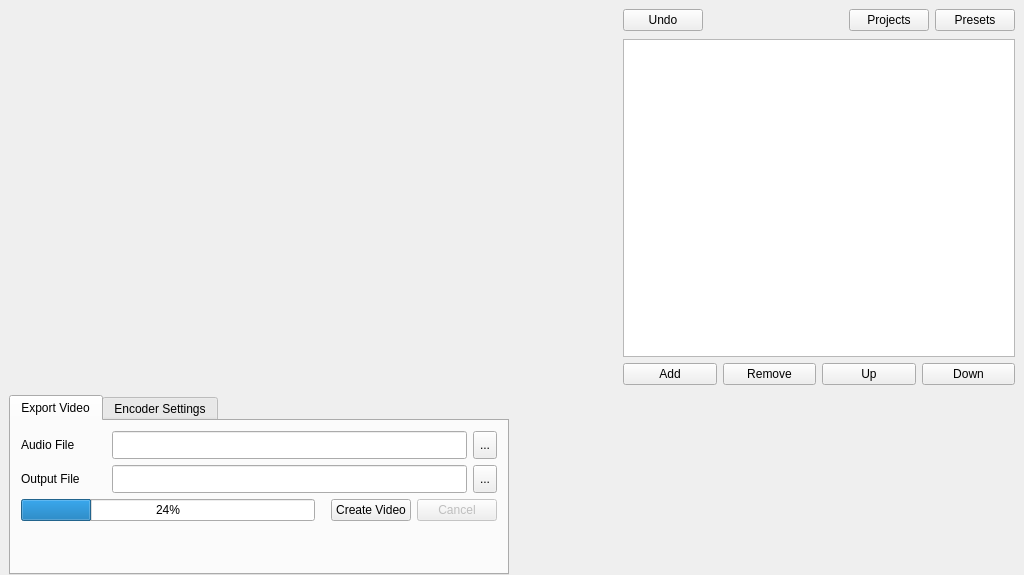
<?xml version="1.0" encoding="UTF-8"?>
<ui version="4.0">
 <class>MainWindow</class>
 <widget class="QMainWindow" name="MainWindow">
  <property name="geometry">
   <rect>
    <x>0</x>
    <y>0</y>
    <width>1008</width>
    <height>575</height>
   </rect>
  </property>
  <property name="sizePolicy">
   <sizepolicy hsizetype="Preferred" vsizetype="Preferred">
    <horstretch>0</horstretch>
    <verstretch>0</verstretch>
   </sizepolicy>
  </property>
  <property name="minimumSize">
   <size>
    <width>0</width>
    <height>0</height>
   </size>
  </property>
  <property name="focusPolicy">
   <enum>Qt::FocusPolicy::StrongFocus</enum>
  </property>
  <property name="windowTitle">
   <string>MainWindow</string>
  </property>
  <widget class="QWidget" name="centralwidget">
   <property name="sizePolicy">
    <sizepolicy hsizetype="Preferred" vsizetype="Preferred">
     <horstretch>0</horstretch>
     <verstretch>0</verstretch>
    </sizepolicy>
   </property>
   <property name="autoFillBackground">
    <bool>false</bool>
   </property>
   <layout class="QVBoxLayout" name="verticalLayout">
    <property name="leftMargin">
     <number>9</number>
    </property>
    <property name="bottomMargin">
     <number>0</number>
    </property>
    <item>
     <layout class="QHBoxLayout" name="horizontalLayout">
      <item>
       <spacer name="verticalSpacer_2">
        <property name="orientation">
         <enum>Qt::Orientation::Vertical</enum>
        </property>
        <property name="sizeType">
         <enum>QSizePolicy::Policy::MinimumExpanding</enum>
        </property>
        <property name="sizeHint" stdset="0">
         <size>
          <width>0</width>
          <height>360</height>
         </size>
        </property>
       </spacer>
      </item>
      <item>
       <layout class="QVBoxLayout" name="verticalLayout_previewWrapper">
        <property name="sizeConstraint">
         <enum>QLayout::SizeConstraint::SetDefaultConstraint</enum>
        </property>
        <property name="topMargin">
         <number>0</number>
        </property>
        <item>
         <spacer name="horizontalSpacer_previewSpacer">
          <property name="orientation">
           <enum>Qt::Orientation::Horizontal</enum>
          </property>
          <property name="sizeType">
           <enum>QSizePolicy::Policy::MinimumExpanding</enum>
          </property>
          <property name="sizeHint" stdset="0">
           <size>
            <width>420</width>
            <height>0</height>
           </size>
          </property>
         </spacer>
        </item>
       </layout>
      </item>
      <item>
       <layout class="QVBoxLayout" name="verticalLayout_3">
        <property name="sizeConstraint">
         <enum>QLayout::SizeConstraint::SetMinimumSize</enum>
        </property>
        <property name="leftMargin">
         <number>3</number>
        </property>
        <item>
         <layout class="QVBoxLayout" name="verticalLayout_4">
          <property name="sizeConstraint">
           <enum>QLayout::SizeConstraint::SetMinimumSize</enum>
          </property>
          <property name="leftMargin">
           <number>3</number>
          </property>
          <item>
           <layout class="QHBoxLayout" name="horizontalLayout_16">
            <property name="sizeConstraint">
             <enum>QLayout::SizeConstraint::SetMinimumSize</enum>
            </property>
            <item>
             <widget class="QPushButton" name="pushButton_undo">
              <property name="text">
               <string>Undo</string>
              </property>
             </widget>
            </item>
            <item>
             <spacer name="horizontalSpacer_6">
              <property name="orientation">
               <enum>Qt::Orientation::Horizontal</enum>
              </property>
              <property name="sizeType">
               <enum>QSizePolicy::Policy::Fixed</enum>
              </property>
              <property name="sizeHint" stdset="0">
               <size>
                <width>140</width>
                <height>20</height>
               </size>
              </property>
             </spacer>
            </item>
            <item>
             <widget class="QPushButton" name="pushButton_projects">
              <property name="text">
               <string>Projects</string>
              </property>
             </widget>
            </item>
            <item>
             <widget class="QPushButton" name="pushButton_presets">
              <property name="text">
               <string>Presets</string>
              </property>
             </widget>
            </item>
           </layout>
          </item>
          <item>
           <spacer name="verticalSpacer">
            <property name="orientation">
             <enum>Qt::Orientation::Horizontal</enum>
            </property>
            <property name="sizeType">
             <enum>QSizePolicy::Policy::Minimum</enum>
            </property>
            <property name="sizeHint" stdset="0">
             <size>
              <width>20</width>
              <height>2</height>
             </size>
            </property>
           </spacer>
          </item>
          <item>
           <widget class="QListWidget" name="listWidget_componentList">
            <property name="sizePolicy">
             <sizepolicy hsizetype="Minimum" vsizetype="Expanding">
              <horstretch>0</horstretch>
              <verstretch>0</verstretch>
             </sizepolicy>
            </property>
            <property name="minimumSize">
             <size>
              <width>0</width>
              <height>0</height>
             </size>
            </property>
            <property name="maximumSize">
             <size>
              <width>16777215</width>
              <height>16777215</height>
             </size>
            </property>
            <property name="acceptDrops">
             <bool>true</bool>
            </property>
            <property name="frameShape">
             <enum>QFrame::Shape::StyledPanel</enum>
            </property>
            <property name="frameShadow">
             <enum>QFrame::Shadow::Sunken</enum>
            </property>
            <property name="lineWidth">
             <number>1</number>
            </property>
            <property name="tabKeyNavigation">
             <bool>true</bool>
            </property>
            <property name="dragEnabled">
             <bool>true</bool>
            </property>
            <property name="dragDropOverwriteMode">
             <bool>false</bool>
            </property>
            <property name="dragDropMode">
             <enum>QAbstractItemView::DragDropMode::InternalMove</enum>
            </property>
            <property name="defaultDropAction">
             <enum>Qt::DropAction::MoveAction</enum>
            </property>
           </widget>
          </item>
          <item>
           <layout class="QHBoxLayout" name="horizontalLayout_14">
            <item>
             <widget class="QPushButton" name="pushButton_addComponent">
              <property name="text">
               <string>Add</string>
              </property>
             </widget>
            </item>
            <item>
             <widget class="QPushButton" name="pushButton_removeComponent">
              <property name="text">
               <string>Remove</string>
              </property>
             </widget>
            </item>
            <item>
             <widget class="QPushButton" name="pushButton_listMoveUp">
              <property name="text">
               <string>Up</string>
              </property>
             </widget>
            </item>
            <item>
             <widget class="QPushButton" name="pushButton_listMoveDown">
              <property name="text">
               <string>Down</string>
              </property>
             </widget>
            </item>
           </layout>
          </item>
         </layout>
        </item>
        <item>
         <layout class="QHBoxLayout" name="horizontalLayout_7">
          <property name="leftMargin">
           <number>4</number>
          </property>
          <property name="rightMargin">
           <number>2</number>
          </property>
         </layout>
        </item>
       </layout>
      </item>
     </layout>
    </item>
    <item>
     <layout class="QHBoxLayout" name="horizontalLayout_2">
      <property name="sizeConstraint">
       <enum>QLayout::SizeConstraint::SetFixedSize</enum>
      </property>
      <property name="topMargin">
       <number>4</number>
      </property>
      <property name="rightMargin">
       <number>0</number>
      </property>
      <item>
       <widget class="QTabWidget" name="tabWidget">
        <property name="sizePolicy">
         <sizepolicy hsizetype="MinimumExpanding" vsizetype="Fixed">
          <horstretch>0</horstretch>
          <verstretch>0</verstretch>
         </sizepolicy>
        </property>
        <property name="minimumSize">
         <size>
          <width>500</width>
          <height>0</height>
         </size>
        </property>
        <property name="maximumSize">
         <size>
          <width>16777215</width>
          <height>180</height>
         </size>
        </property>
        <property name="tabPosition">
         <enum>QTabWidget::TabPosition::North</enum>
        </property>
        <property name="tabShape">
         <enum>QTabWidget::TabShape::Rounded</enum>
        </property>
        <property name="currentIndex">
         <number>0</number>
        </property>
        <widget class="QWidget" name="tab_exportVideo">
         <attribute name="title">
          <string>Export Video</string>
         </attribute>
         <layout class="QVBoxLayout" name="verticalLayout_10">
          <property name="margin" stdset="0">
           <number>10</number>
          </property>
          <item>
           <layout class="QHBoxLayout" name="horizontalLayout_4" stretch="0,0,0">
            <property name="topMargin">
             <number>0</number>
            </property>
            <item>
             <widget class="QLabel" name="label_audioFile">
              <property name="sizePolicy">
               <sizepolicy hsizetype="Fixed" vsizetype="Preferred">
                <horstretch>0</horstretch>
                <verstretch>0</verstretch>
               </sizepolicy>
              </property>
              <property name="minimumSize">
               <size>
                <width>85</width>
                <height>0</height>
               </size>
              </property>
              <property name="maximumSize">
               <size>
                <width>80</width>
                <height>16777215</height>
               </size>
              </property>
              <property name="baseSize">
               <size>
                <width>80</width>
                <height>0</height>
               </size>
              </property>
              <property name="text">
               <string>Audio File</string>
              </property>
              <property name="alignment">
               <set>Qt::AlignmentFlag::AlignLeading|Qt::AlignmentFlag::AlignLeft|Qt::AlignmentFlag::AlignVCenter</set>
              </property>
             </widget>
            </item>
            <item>
             <widget class="QLineEdit" name="lineEdit_audioFile">
              <property name="sizePolicy">
               <sizepolicy hsizetype="MinimumExpanding" vsizetype="Fixed">
                <horstretch>0</horstretch>
                <verstretch>0</verstretch>
               </sizepolicy>
              </property>
              <property name="minimumSize">
               <size>
                <width>0</width>
                <height>28</height>
               </size>
              </property>
              <property name="maximumSize">
               <size>
                <width>16777215</width>
                <height>28</height>
               </size>
              </property>
              <property name="baseSize">
               <size>
                <width>0</width>
                <height>0</height>
               </size>
              </property>
             </widget>
            </item>
            <item>
             <widget class="QToolButton" name="toolButton_selectAudioFile">
              <property name="minimumSize">
               <size>
                <width>0</width>
                <height>28</height>
               </size>
              </property>
              <property name="maximumSize">
               <size>
                <width>16777215</width>
                <height>28</height>
               </size>
              </property>
              <property name="text">
               <string>...</string>
              </property>
             </widget>
            </item>
           </layout>
          </item>
          <item>
           <layout class="QHBoxLayout" name="horizontalLayout_6">
            <item>
             <widget class="QLabel" name="label_outputFile">
              <property name="sizePolicy">
               <sizepolicy hsizetype="Fixed" vsizetype="Preferred">
                <horstretch>0</horstretch>
                <verstretch>0</verstretch>
               </sizepolicy>
              </property>
              <property name="minimumSize">
               <size>
                <width>85</width>
                <height>0</height>
               </size>
              </property>
              <property name="baseSize">
               <size>
                <width>0</width>
                <height>0</height>
               </size>
              </property>
              <property name="text">
               <string>Output File</string>
              </property>
              <property name="alignment">
               <set>Qt::AlignmentFlag::AlignLeading|Qt::AlignmentFlag::AlignLeft|Qt::AlignmentFlag::AlignVCenter</set>
              </property>
             </widget>
            </item>
            <item>
             <widget class="QLineEdit" name="lineEdit_outputFile">
              <property name="sizePolicy">
               <sizepolicy hsizetype="Minimum" vsizetype="Fixed">
                <horstretch>0</horstretch>
                <verstretch>0</verstretch>
               </sizepolicy>
              </property>
              <property name="minimumSize">
               <size>
                <width>0</width>
                <height>28</height>
               </size>
              </property>
              <property name="maximumSize">
               <size>
                <width>16777215</width>
                <height>28</height>
               </size>
              </property>
             </widget>
            </item>
            <item>
             <widget class="QToolButton" name="toolButton_selectOutputFile">
              <property name="minimumSize">
               <size>
                <width>0</width>
                <height>28</height>
               </size>
              </property>
              <property name="maximumSize">
               <size>
                <width>16777215</width>
                <height>28</height>
               </size>
              </property>
              <property name="text">
               <string>...</string>
              </property>
             </widget>
            </item>
           </layout>
          </item>
          <item>
           <layout class="QHBoxLayout" name="horizontalLayout_3" stretch="0,0,0,0">
            <property name="margin" stdset="0">
             <number>0</number>
            </property>
            <item>
             <widget class="QProgressBar" name="progressBar_createVideo">
              <property name="minimumSize">
               <size>
                <width>0</width>
                <height>0</height>
               </size>
              </property>
              <property name="value">
               <number>24</number>
              </property>
             </widget>
            </item>
            <item>
             <spacer name="horizontalSpacer">
              <property name="orientation">
               <enum>Qt::Orientation::Horizontal</enum>
              </property>
              <property name="sizeType">
               <enum>QSizePolicy::Policy::Minimum</enum>
              </property>
              <property name="sizeHint" stdset="0">
               <size>
                <width>10</width>
                <height>20</height>
               </size>
              </property>
             </spacer>
            </item>
            <item>
             <widget class="QPushButton" name="pushButton_createVideo">
              <property name="text">
               <string>Create Video</string>
              </property>
             </widget>
            </item>
            <item>
             <widget class="QPushButton" name="pushButton_Cancel">
              <property name="enabled">
               <bool>false</bool>
              </property>
              <property name="text">
               <string>Cancel</string>
              </property>
             </widget>
            </item>
           </layout>
          </item>
          <item>
           <layout class="QHBoxLayout" name="horizontalLayout_5">
            <item>
             <widget class="QLabel" name="progressLabel">
              <property name="text">
               <string/>
              </property>
              <property name="alignment">
               <set>Qt::AlignmentFlag::AlignRight|Qt::AlignmentFlag::AlignTrailing|Qt::AlignmentFlag::AlignVCenter</set>
              </property>
             </widget>
            </item>
           </layout>
          </item>
         </layout>
         <zorder></zorder>
         <zorder></zorder>
         <zorder>horizontalLayoutWidget</zorder>
         <zorder></zorder>
        </widget>
        <widget class="QWidget" name="tab_encoderSettings">
         <attribute name="title">
          <string>Encoder Settings</string>
         </attribute>
         <layout class="QVBoxLayout" name="verticalLayout_9">
          <property name="margin" stdset="0">
           <number>10</number>
          </property>
          <item>
           <layout class="QHBoxLayout" name="horizontalLayout_13">
            <item>
             <widget class="QLabel" name="label_videoFormat">
              <property name="sizePolicy">
               <sizepolicy hsizetype="Fixed" vsizetype="Preferred">
                <horstretch>0</horstretch>
                <verstretch>0</verstretch>
               </sizepolicy>
              </property>
              <property name="minimumSize">
               <size>
                <width>85</width>
                <height>0</height>
               </size>
              </property>
              <property name="text">
               <string>Container</string>
              </property>
             </widget>
            </item>
            <item>
             <widget class="QComboBox" name="comboBox_videoContainer">
              <property name="minimumSize">
               <size>
                <width>150</width>
                <height>0</height>
               </size>
              </property>
             </widget>
            </item>
            <item>
             <spacer name="horizontalSpacer_5">
              <property name="orientation">
               <enum>Qt::Orientation::Horizontal</enum>
              </property>
              <property name="sizeType">
               <enum>QSizePolicy::Policy::Minimum</enum>
              </property>
              <property name="sizeHint" stdset="0">
               <size>
                <width>5</width>
                <height>5</height>
               </size>
              </property>
             </spacer>
            </item>
            <item>
             <widget class="QLabel" name="label_videoPreset">
              <property name="sizePolicy">
               <sizepolicy hsizetype="Fixed" vsizetype="Preferred">
                <horstretch>0</horstretch>
                <verstretch>0</verstretch>
               </sizepolicy>
              </property>
              <property name="text">
               <string>Resolution</string>
              </property>
             </widget>
            </item>
            <item>
             <widget class="QComboBox" name="comboBox_resolution">
              <property name="sizePolicy">
               <sizepolicy hsizetype="Expanding" vsizetype="Fixed">
                <horstretch>0</horstretch>
                <verstretch>0</verstretch>
               </sizepolicy>
              </property>
              <property name="minimumSize">
               <size>
                <width>0</width>
                <height>0</height>
               </size>
              </property>
             </widget>
            </item>
           </layout>
          </item>
          <item>
           <layout class="QHBoxLayout" name="horizontalLayout_10">
            <item>
             <widget class="QLabel" name="label_videoCodec">
              <property name="sizePolicy">
               <sizepolicy hsizetype="Fixed" vsizetype="Preferred">
                <horstretch>0</horstretch>
                <verstretch>0</verstretch>
               </sizepolicy>
              </property>
              <property name="minimumSize">
               <size>
                <width>85</width>
                <height>0</height>
               </size>
              </property>
              <property name="text">
               <string>Video Codec</string>
              </property>
             </widget>
            </item>
            <item>
             <widget class="QComboBox" name="comboBox_videoCodec">
              <property name="minimumSize">
               <size>
                <width>150</width>
                <height>0</height>
               </size>
              </property>
             </widget>
            </item>
            <item>
             <spacer name="horizontalSpacer_4">
              <property name="orientation">
               <enum>Qt::Orientation::Horizontal</enum>
              </property>
              <property name="sizeType">
               <enum>QSizePolicy::Policy::Fixed</enum>
              </property>
              <property name="sizeHint" stdset="0">
               <size>
                <width>5</width>
                <height>5</height>
               </size>
              </property>
             </spacer>
            </item>
            <item>
             <widget class="QLabel" name="label_resolution">
              <property name="sizePolicy">
               <sizepolicy hsizetype="Fixed" vsizetype="Preferred">
                <horstretch>0</horstretch>
                <verstretch>0</verstretch>
               </sizepolicy>
              </property>
              <property name="text">
               <string>Video Bitrate (Kbps)</string>
              </property>
             </widget>
            </item>
            <item>
             <widget class="QSpinBox" name="spinBox_vBitrate">
              <property name="maximum">
               <number>99999</number>
              </property>
             </widget>
            </item>
           </layout>
          </item>
          <item>
           <layout class="QHBoxLayout" name="horizontalLayout_11">
            <item>
             <widget class="QLabel" name="label_audioCodec">
              <property name="sizePolicy">
               <sizepolicy hsizetype="Fixed" vsizetype="Preferred">
                <horstretch>0</horstretch>
                <verstretch>0</verstretch>
               </sizepolicy>
              </property>
              <property name="minimumSize">
               <size>
                <width>85</width>
                <height>0</height>
               </size>
              </property>
              <property name="text">
               <string>Audio Codec</string>
              </property>
             </widget>
            </item>
            <item>
             <widget class="QComboBox" name="comboBox_audioCodec">
              <property name="minimumSize">
               <size>
                <width>150</width>
                <height>0</height>
               </size>
              </property>
             </widget>
            </item>
            <item>
             <spacer name="horizontalSpacer_3">
              <property name="orientation">
               <enum>Qt::Orientation::Horizontal</enum>
              </property>
              <property name="sizeType">
               <enum>QSizePolicy::Policy::Fixed</enum>
              </property>
              <property name="sizeHint" stdset="0">
               <size>
                <width>5</width>
                <height>10</height>
               </size>
              </property>
             </spacer>
            </item>
            <item>
             <widget class="QLabel" name="label_audioBitrate">
              <property name="sizePolicy">
               <sizepolicy hsizetype="Fixed" vsizetype="Preferred">
                <horstretch>0</horstretch>
                <verstretch>0</verstretch>
               </sizepolicy>
              </property>
              <property name="text">
               <string>Audio Bitrate (Kbps)</string>
              </property>
             </widget>
            </item>
            <item>
             <widget class="QSpinBox" name="spinBox_aBitrate">
              <property name="maximum">
               <number>9999</number>
              </property>
             </widget>
            </item>
           </layout>
          </item>
         </layout>
        </widget>
       </widget>
      </item>
      <item>
       <layout class="QVBoxLayout" name="verticalLayout_5">
        <property name="sizeConstraint">
         <enum>QLayout::SizeConstraint::SetDefaultConstraint</enum>
        </property>
        <item>
         <spacer name="horizontalSpacer_2">
          <property name="orientation">
           <enum>Qt::Orientation::Horizontal</enum>
          </property>
          <property name="sizeType">
           <enum>QSizePolicy::Policy::MinimumExpanding</enum>
          </property>
          <property name="sizeHint" stdset="0">
           <size>
            <width>500</width>
            <height>0</height>
           </size>
          </property>
         </spacer>
        </item>
        <item>
         <widget class="QStackedWidget" name="stackedWidget">
          <property name="sizePolicy">
           <sizepolicy hsizetype="Expanding" vsizetype="Fixed">
            <horstretch>0</horstretch>
            <verstretch>0</verstretch>
           </sizepolicy>
          </property>
          <property name="minimumSize">
           <size>
            <width>0</width>
            <height>180</height>
           </size>
          </property>
          <property name="maximumSize">
           <size>
            <width>16777215</width>
            <height>180</height>
           </size>
          </property>
          <property name="currentIndex">
           <number>-1</number>
          </property>
         </widget>
        </item>
       </layout>
      </item>
     </layout>
    </item>
   </layout>
  </widget>
 </widget>
 <resources/>
 <connections/>
</ui>
